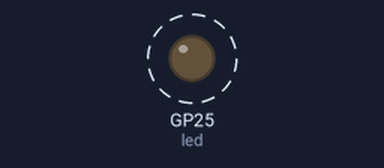
This program was run on a simulated Raspberry Pi Pico running MicroPython. Shown: output pins drawn as LEDs (lit = HIGH). Dashed ring = blinking. Library files of the repository ran but are not shown: aht.py.

Above: at 0.2 s.
Timing chart, 0 to 3.0 s (numbered marks = the images above):
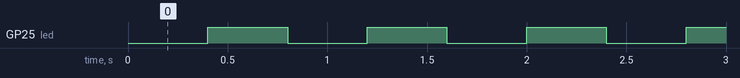

The program:

main.py
```python
from machine import Pin, Timer

led = Pin(25, Pin.OUT)
timer = Timer()

def blink(timer):
    led.toggle()

timer.init(freq=2.5, mode=Timer.PERIODIC, callback=blink)

import time, machine
import aht

# Example SCL pin and SDA pin for WEMOS D1 mini Lite
i2c = machine.I2C(scl=machine.Pin(5), sda=machine.Pin(4),id=0)
sensor = aht.AHT2x(i2c, crc=True)

while True:
    print("Humidity: {:.2f}".format(sensor.humidity))
    print("Temperature: {:.2f}".format(sensor.temperature))
    time.sleep(1)
```

Measured:
- by itself, GP25 (led): alternates HIGH for 0.40 s and LOW for 0.40 s
